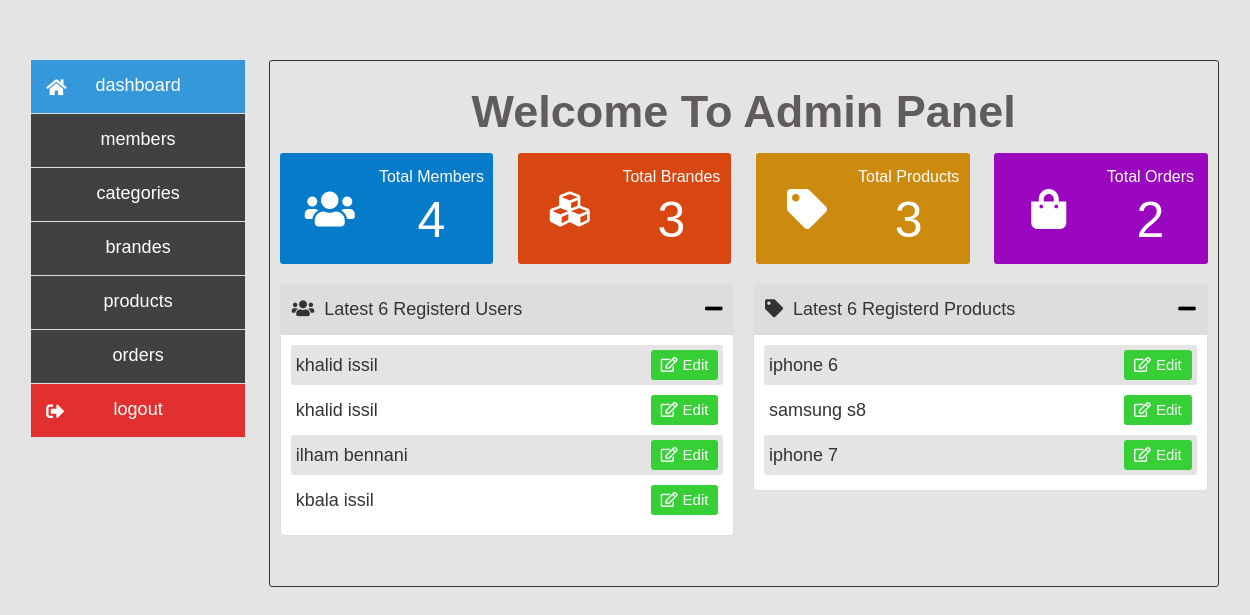
The app's page /Admin/index.php (signed in) with its own data.
### tables this page shows
CREATE TABLE `users` (
  `users_id` int(11) NOT NULL,
  `user_fname` varchar(100) NOT NULL,
  `user_lname` varchar(100) NOT NULL,
  `user_email` varchar(100) NOT NULL,
  `user_password` varchar(250) NOT NULL,
  `user_type` int(11) DEFAULT NULL,
  `user_randome` int(250) NOT NULL
);

CREATE TABLE `product` (
  `product_id` int(11) NOT NULL,
  `product_cat` int(11) NOT NULL,
  `product_brande` int(11) NOT NULL,
  `product_title` varchar(100) NOT NULL,
  `product_price` float NOT NULL,
  `product_description` varchar(500) NOT NULL,
  `product_prom` int(11) NOT NULL,
  `product_image` varchar(250) NOT NULL,
  `product_amount` int(11) NOT NULL,
  `product_keywords` varchar(500) DEFAULT NULL
);

### Admin/index.php (the view, shortened to what this page needs)
<?php
    require "../Config/config.php";
    if(isset($_SESSION["connecte"]) && isset($_SESSION["admin_id"]))
    {
        $admin_random=$_SESSION["admin_id"];
        $query_check_admin="select * from users where user_randome = $admin_random";
        if(mysqli_num_rows(mysqli_query($conn,$query_check_admin))>0)
        {
            $query_get_Total_memebers="select count(*) as nombre from users";
            $resultat=mysqli_query($conn,$query_get_Total_memebers);
            while($row=$resultat->fetch_assoc())
            {
                $total_members=$row["nombre"];
            }
            $query_get_Total_brandes="select count(*) as nombre from brandes";
            $resultat=mysqli_query($conn,$query_get_Total_brandes);
            while($row=$resultat->fetch_assoc())
            {
                $total_brandes=$row["nombre"];
            }
            $query_get_Total_products="select count(*) as nombre from product";
            $resultat=mysqli_query($conn,$query_get_Total_products);
            while($row=$resultat->fetch_assoc())
            {
                $total_products=$row["nombre"];
            }
            $query_get_Total_orders="select count(*) as nombre from orders";
            $resultat=mysqli_query($conn,$query_get_Total_orders);
            while($row=$resultat->fetch_assoc())
            {
                $total_orders=$row["nombre"];
            }
            $query_get_Last_Users="select * FROM users order by users_id desc LIMIT 6";
            $resultat=mysqli_query($conn,$query_get_Last_Users);
            $last_users="";
            if(mysqli_num_rows($resultat)>0)
            {
                while($row=$resultat->fetch_assoc())
                {
                    $firstname=$row["user_fname"];
                    $lastname=$row["user_lname"];
                    $random=$row["user_randome"];
                    $last_users.='<div class="user">
                    <label class="username">'.$firstname.' '.$lastname.'</label>
                    <label class="edit"><a href="Members.php?function=update&user_id='.$random.'"><i class="far fa-edit"></i><span>Edit</span></a></label>
                    </div>';
                }
            }
            else
            {
                $last_users='<p>Aucun User Now</p>';
            }
            $query_get_Last_Products="select * FROM product order by product_id desc LIMIT 6";
            $resultat=mysqli_query($conn,$query_get_Last_Products);
            $last_products="";
            if(mysqli_num_rows($resultat)>0)
            {
                while($row=$resultat->fetch_assoc())
                {
                    $product_title=$row["product_title"];
                    $last_products.='<div class="product">
                    <label class="product_name">'.$product_title.'</label>
                    <label class="edit"><a href="#"><i class="far fa-edit"></i><span>Edit</span></a></label>
                    </div>';
                }
            }
            else
            {
                $last_products='<p>no product for the moment</p>';
            }
        }
        else
        {
            header("Location: ../index.html");
        }
    }
    else
    {
        header("Location: ../index.html");
    }
?>
<!DOCTYPE html>
<html lang="en">
<head>
    <link rel="stylesheet" href="../Css/header.css">
    <link rel="stylesheet" href="../Css/admin_index.css">
</head>
<body>
    <div class="container">
        <?php
        include_once 'header.php';
        ?>
        <div class="content">
            <h1 class="title">Welcome To Admin Panel</h1>
            <div class="rapport">
                <a href="Members.php?function=show" class="rap">
                    <div class="icon">
                        <i class="fa fa-users" aria-hidden="true"></i>
                    </div>
                    <div class="details">
                        <p>Total Members</p>
                        <span><?php echo $total_members; ?></span>
                    </div>
                </a>
                <a href="Brandes.php?function=show" class="rap">
                    <div class="icon">
                        <i class="fa fa-cubes" aria-hidden="true"></i>
                    </div>
                    <div class="details">
                        <p>Total Brandes</p>
                        <span><?php echo $total_brandes; ?></span>
                    </div>
                </a>
                <a href="Products.php?function=show" class="rap">
                    <div class="icon">
                        <i class="fas fa-tag"></i>
                    </div>
                    <div class="details">
                        <p>Total Products</p>
                        <span><?php echo $total_products; ?></span>
                    </div>
                </a>
                <a href="#" class="rap">
                    <div class="icon">
                        <i class="fa fa-shopping-bag" aria-hidden="true"></i>
                    </div>
                    <div class="details">
                        <p>Total Orders</p>
                        <span><?php echo $total_orders; ?></span>
                    </div>
                </a>
            </div>
            <div class="last-info">
                <div class="users-info">
                    <div class="header">
                     <p><i class="fa fa-users" aria-hidden="true"></i> Latest 6 Registerd Users</p>
                     <label class="show-users" id="show-users"><i class="fa fa-minus" aria-hidden="true"></i>
                    </label>
                    </div>
                    <div class="body" id="users-info">
                        <?php echo $last_users; ?>
                    </div>
                </div>
                <div class="products-info" >
                    <div class="header">
                     <p><i class="fas fa-tag"></i> Latest 6 Registerd Products</p>
                     <label class="show-products" id="show-products"><i class="fa fa-minus" aria-hidden="true"></i>
                    </label>
                    </div>
                    <div class="body" id="products-info">
                    <?php echo $last_products ?>
                    </div>
                </div>
            </div>
        </div>
    </div>
</body>
</html>

### Css/header.css (style rules this page uses)
* { margin: 0; padding: 0; font-family: 'montserrat',sans-serif; box-sizing: border-box; }
body { background-color: #E4E4E4; }
.container { width: 95%; margin:60px auto; min-height:100%; display: flex; justify-content: space-between; }
.container .title { text-align: center; margin: 15px 0; color: rgb(97, 92, 92); font-size: 45px; }
.container .header { flex-basis: 18%; }
.container .content { flex-basis:80%; border: 1px solid #333; border-radius: 3px; padding:10px 10px 40px 10px; overflow-y: scroll; }

### Css/admin_index.css (style rules this page uses)
* { margin: 0; padding: 0; font-family: 'montserrat',sans-serif; box-sizing: border-box; }
.container .content .rapport { display: flex; justify-content: space-between; align-items:center; flex-wrap: wrap; margin-bottom: 20px; }
.container .content .rapport a:nth-child(1) { background-color: #067bc9; }
.container .content .rapport a:nth-child(2) { background-color: rgb(216, 70, 17); }
.container .content .rapport a:nth-child(3) { background-color: rgb(204, 138, 15); }
.container .content .rapport a:nth-child(4) { background-color: rgb(154, 7, 190); }
.container .content .rapport > .rap { flex-basis: 23%; text-decoration: none; height: auto; display: flex; justify-content: space-around; align-items: center; padding:15px 5px; border-radius: 3px; color: #fff; text-align: center; }
.container .content .rapport > .rap .icon { flex-basis: 40%; height: 100%; display: flex; justify-content: center; align-items: center; overflow: hidden; }
.container .content .rapport > .rap .icon i { font-size: 40px; }
.container .content .rapport > .rap .details { flex-shrink: 60%; }
.container .content .rapport > .rap .details p { font-size: 16px; margin-bottom: 5px; }
.container .content .rapport > .rap .details span { font-size: 50px; }
.container .content .last-info { width: 100%; display: flex; justify-content: space-between; transition: all .5s ease-in-out; }
.container .content .last-info .users-info, .container .content .last-info .products-info { flex-basis: 49%; overflow: hidden; margin-bottom: 10px; border-radius: 4px 4px 0 0; }
.container .content .last-info > div .header { display: flex; justify-content: space-between; align-items: center; padding: 10px 12px; background-color: #ddd; height: 50px; border-radius: 4px 4px 0 0; }
.container .content .last-info > div .header p { text-align: center; font-size: 18px; color: #333; font-weight: 500; }
.container .content .last-info > div .header p i { display: inline-block; margin-right: 5px; }
.container .content .last-info > div .header label i { display: inline-block; font-size: 20px; cursor: pointer; }
.container .content .last-info .users-info .body, .container .content .last-info .products-info .body { padding: 10px; border-radius: 0 0 4px 4px; border: 1px solid #DDD; overflow: hidden; background-color: #fff; transition: all .2s ease-in-out; }
.container .content .last-info .users-info .body div:nth-child(odd), .container .content .last-info .products-info .body div:nth-child(odd) { background-color: #E4E4E4; }
.container .content .last-info .users-info .body .user, .container .content .last-info .products-info .body .product { display: flex; justify-content: space-between; margin-bottom: 5px; padding: 5px; border-radius: 3px; }
.container .content .last-info .users-info .body .username, .container .content .last-info .products-info .body .product_name { font-size: 18px; line-height: 30px; color: #333; }
.container .content .last-info .users-info .body .user .edit , .container .content .last-info .products-info .body .product .edit { background-color: rgb(54, 207, 54); padding: 6px 10px; color: #FFF; border-radius: 3px; font-size: 15px; }
.container .content .last-info .users-info .body .user .edit a, .container .content .last-info .products-info .body .product .edit a { text-decoration: none; color: #fff; }
.container .content .last-info .users-info .body .user .edit a i, .container .content .last-info .products-info .body .product .edit a i { margin-right: 5px; }

### records on screen
users: user_fname "khalid", user_lname "issil"
users: user_fname "khalid", user_lname "issil"
users: user_fname "ilham", user_lname "bennani"
users: user_fname "kbala", user_lname "issil"
product: product_title "iphone 6"
product: product_title "samsung s8"
product: product_title "iphone 7"

### other values on screen
$total_members "4"
$total_brandes "3"
$total_products "3"
$total_orders "2"
